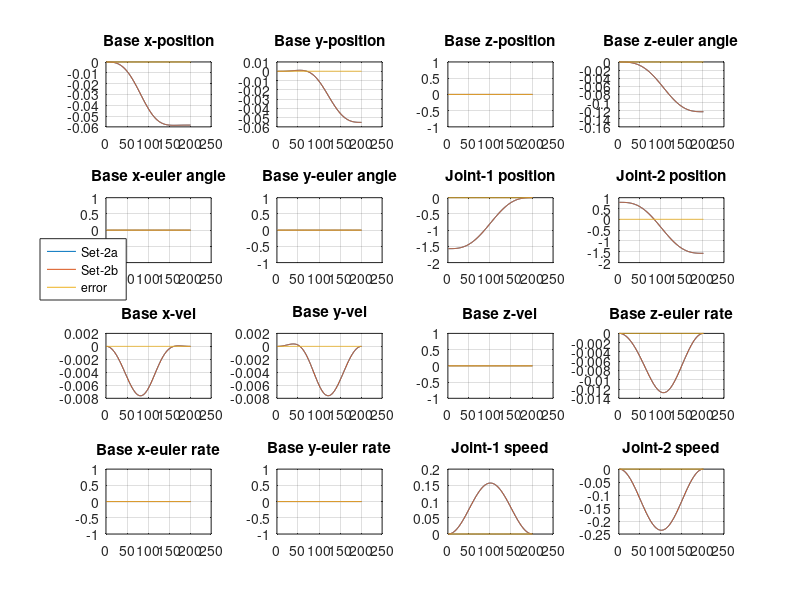
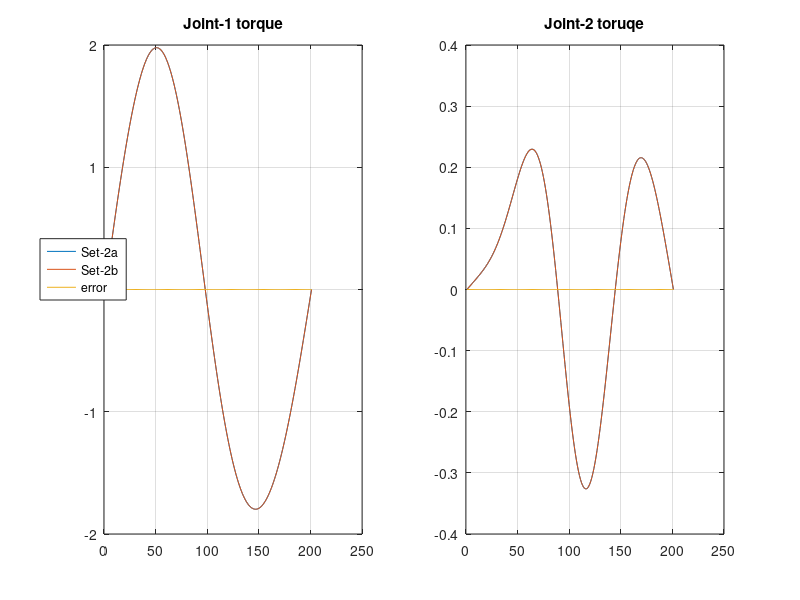

Source code (MATLAB) for these figures, in order:
clear all; close all; clc;

statevar_1 = load('statevar_2a.dat');
statevar_2 = load('statevar_2b.dat');

[num_rows, num_cols] = size(statevar_1);

figure();
text = {'Base x-position', 'Base y-position', 'Base z-position', 'Base z-euler angle', ...
    'Base x-euler angle', 'Base y-euler angle', 'Joint-1 position', 'Joint-2 position', ...
    'Base x-vel', 'Base y-vel', 'Base z-vel', 'Base z-euler rate', ...
    'Base x-euler rate', 'Base y-euler rate', 'Joint-1 speed', 'Joint-2 speed'};
for curr_col = 1 : num_cols - 1
    subplot(4,4,curr_col);
    state_error = statevar_1(:, curr_col) - statevar_2(:, curr_col);
    plot(1:1:num_rows, statevar_1(:, curr_col), ...
        1:1:num_rows, statevar_2(:, curr_col), 1:1:num_rows, state_error);
    grid on;
    title(text{curr_col});
end
hL = legend('Set-2a', 'Set-2b','error');
set(hL,'Position', [0.05 0.5 0.05 0.05], 'Units', 'normalized');
set(gcf,'units','pixels','position',[0, 0, 1366, 768]);

tor_1 = load('tor_2a.dat');
tor_2 = load('tor_2b.dat');

[num_rows, num_cols] = size(tor_1);

figure();
text = {'Joint-1 torque', 'Joint-2 toruqe'};
for curr_col = 1 : num_cols
    subplot(1,2,curr_col);
    tor_error = tor_1(:, curr_col) - tor_2(:, curr_col);
    plot(1:1:num_rows, tor_1(:, curr_col), ...
        1:1:num_rows, tor_2(:, curr_col), 1:1:num_rows, tor_error);
    grid on;
    title(text{curr_col});
end
hL = legend('Set-2a', 'Set-2b','error');
set(hL,'Position', [0.05 0.5 0.05 0.05], 'Units', 'normalized');
set(gcf,'units','pixels','position',[0, 0, 1366, 768]);